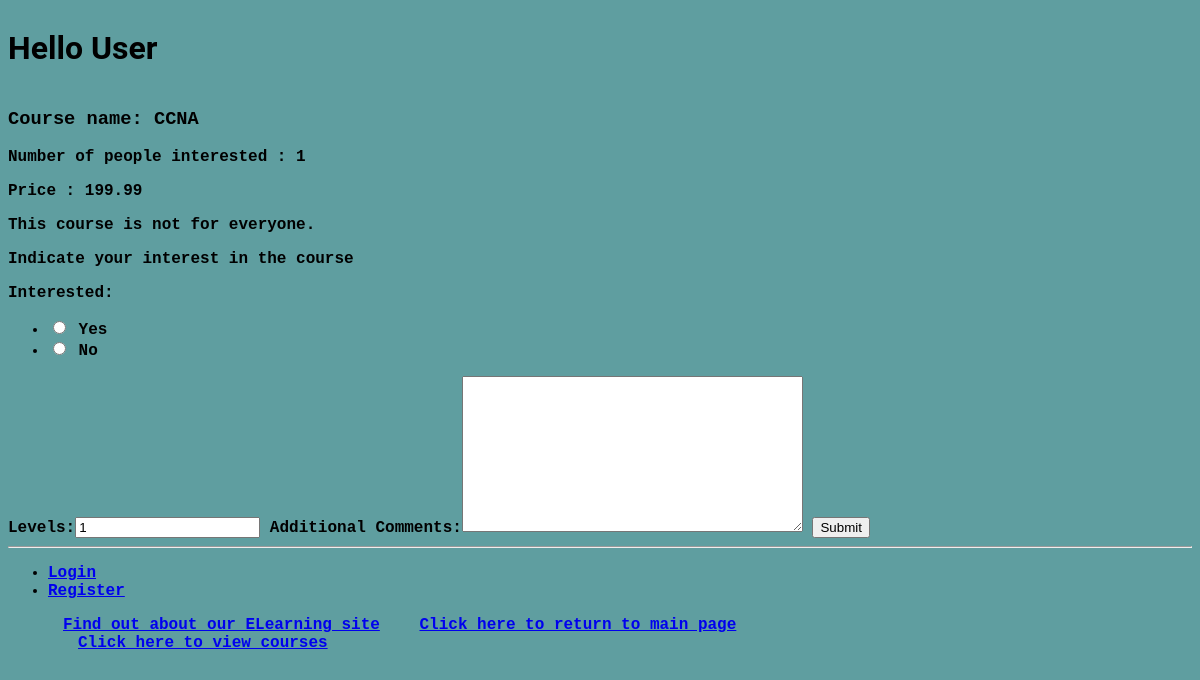
The app's page /myapp/courses/1 with its own data.
### myapp/models.py (models this page shows, shortened)
class Course(models.Model):
    topic = models.ForeignKey(Topic, related_name='courses', on_delete=models.CASCADE)
    name = models.CharField(max_length=200)
    price = models.DecimalField(max_digits=10, decimal_places=2, validators=[validate_limit])
    hours = models.DecimalField(max_digits=10, decimal_places=2, default=1)
    for_everyone = models.BooleanField(default=True)
    description = models.TextField(max_length=300, null=True, blank=True)
    interested = models.PositiveIntegerField(default=1)
    stages = models.PositiveIntegerField(default=3)

### myapp/views.py (the view)
# urls.py: path(r'courses/<int:course_id>', views.coursedetail, name='course_detail'),
def coursedetail(request, course_id):
    course = get_object_or_404(Course, pk=course_id)
    if request.method == 'POST':
        form = InterestForm(request.POST)
        if form.is_valid():
            if form.cleaned_data['interested'] == '1':
                course.interested = course.interested + 1
                course.save()
            return index(request)
    else:
        form = InterestForm()
    return render(request, 'myapp/coursedetail.html', {'form': form, 'course': course})

### myapp/forms.py
class InterestForm(forms.Form):
    interested = forms.ChoiceField(widget=forms.RadioSelect(), choices=[('1', 'Yes'), ('0', 'No')])
    levels = forms.IntegerField(initial=1)
    comments = forms.CharField(widget=forms.Textarea, label='Additional Comments', required=False)

### myapp/templates/myapp/coursedetail.html (shortened to what this page needs)
{% extends 'myapp/base.html' %}
{% block body_block %}
    <h3>Course name: {{ course.name }} {{ a }}</h3>
    <p class="paragraphs"> Number of people interested : {{ course.interested }} </p>
    <p class="paragraphs"> Price : {{ course.price }}</p>
    {% if not course.for_everyone %}
        <strong>This course is not for everyone.</strong>
    {% endif %}
    <p class="paragraphs"> Indicate your interest in the course</p>
    <form action="" method="post">
        {{ form.as_table }}
        <input type="submit" value="Submit">
    </form>
{% endblock %}

### myapp/static/myapp/style.css (style rules this page uses)
body { background-color: cadetblue; font-family: "Bitstream Vera Sans Mono", Monaco, "Courier New", Courier, monospace; font-weight: bold; }

### records on screen
Course: name "CCNA", interested "1", price "199.99"
